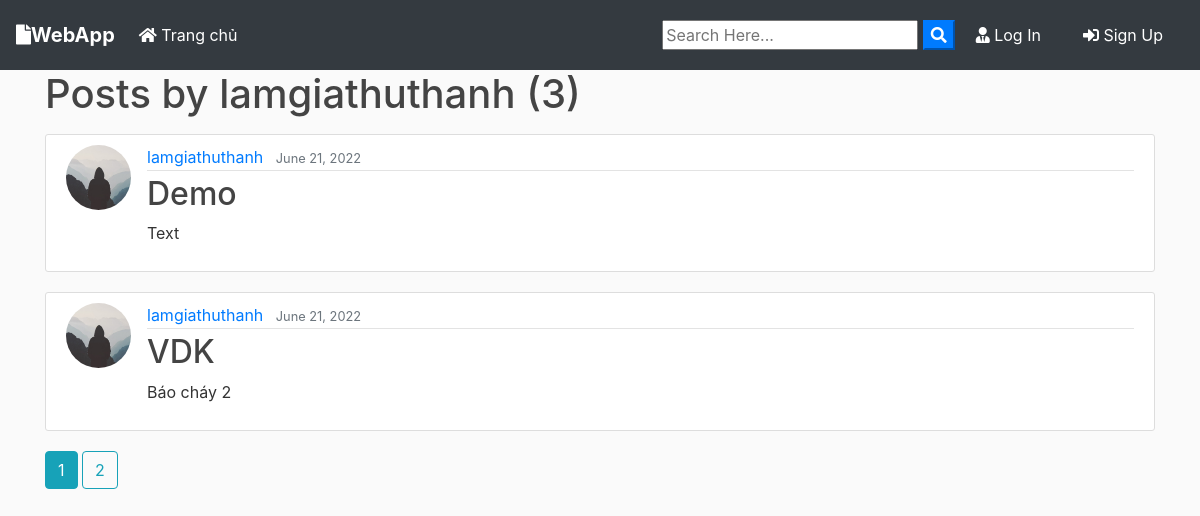
/user/lamgiathuthanh, run on the app's committed database.
### blog/models.py (models this page shows, shortened)
class Post(models.Model):
	title = models.CharField(max_length=100)
	file = models.FileField(null=True,blank=True,upload_to='Files')
	content = models.TextField()
	date_posted = models.DateTimeField(default=timezone.now)
	author = models.ForeignKey(User, on_delete=models.CASCADE)

### users/models.py (models this page shows, shortened)
class Profile(models.Model):
    user = models.OneToOneField(User, on_delete=models.CASCADE)
    image = models.ImageField(default='default.jpg', upload_to='profile_pics')

### blog/views.py (the view)
# urls.py: path('user/<str:username>', UserPostListView.as_view(), name='user-posts'),
class UserPostListView(ListView):
    model = Post
    template_name = 'blog/user_posts.html'
    context_object_name = 'posts'
    paginate_by = 2
    def get_queryset(self):
        user = get_object_or_404(User, username=self.kwargs.get('username'))
        return Post.objects.filter(author=user).order_by('-date_posted')

### blog/templates/blog/user_posts.html
{% extends "blog/base.html" %}
{% block content %}
    <h1 class="mb-3">Posts by {{ view.kwargs.username }} ({{ page_obj.paginator.count }})</h1>
    {% for post in posts %}
        <article class="media content-section">
          <img class="rounded-circle article-img" src="{{ post.author.profile.image.url }}">
          <div class="media-body">
            <div class="article-metadata">
              <a class="mr-2" href="{% url 'user-posts' post.author.username %}">{{ post.author }}</a>
              <small class="text-muted">{{ post.date_posted|date:"F d, Y" }}</small>
            </div>
            <h2><a class="article-title" href="{% url 'post-detail' post.id %}">{{ post.title }}</a></h2>
            <p class="article-content">{{ post.content }}</p>
          </div>
        </article>
    {% endfor %}
    {% if is_paginated %}
      {% for num in page_obj.paginator.page_range %}
        {% if page_obj.number == num %}
          <a class="btn btn-info mb-4" href="?page={{ num }}">{{ num }}</a>
        {% elif num > page_obj.number|add:'-3' and num < page_obj.number|add:'3' %}
          <a class="btn btn-outline-info mb-4" href="?page={{ num }}">{{ num }}</a>
        {% endif %}
      {% endfor %}
    {% endif %}
{% endblock content %}

### blog/static/blog/main.css (style rules this page uses)
body { background: #fafafa; color: #333333; margin-top: 0; }
h1, h2, h3, h4, h5, h6 { color: #444444; }
.content-section { background: #ffffff; padding: 10px 20px; border: 1px solid #dddddd; border-radius: 3px; margin-bottom: 20px; }
.article-title { color: #444444; }
.article-content { white-space: pre-line; }
.article-img { height: 65px; width: 65px; margin-right: 16px; }
.article-metadata { padding-bottom: 1px; margin-bottom: 4px; border-bottom: 1px solid #e3e3e3 }

### data on the page
Post: author.profile.image (placeholder picture), author "lamgiathuthanh", date_posted "June 21, 2022", title "Demo", content "Text"
Post: author.profile.image (placeholder picture), author "lamgiathuthanh", date_posted "June 21, 2022", title "VDK", content "Báo cháy 2"

### other printed values
{{ view.kwargs.username }} "lamgiathuthanh"
{{ page_obj.paginator.count }} "3"
{{ num }} "1"
{{ num }} "2"
